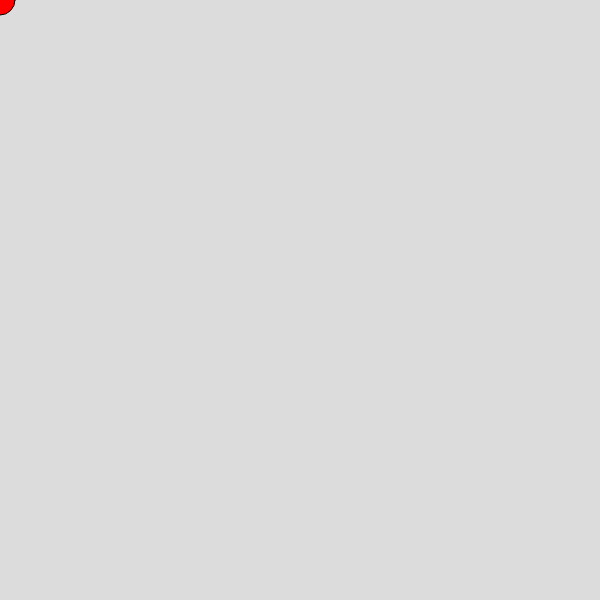
Frame 1 (no input)
Frame 60 (no input): identical to frame 1, image omitted
Frame 120 (the mouse pressed at the canvas centre since frame 60): identical to frame 1, image omitted

The p5.js sketch that drew this single still picture (run headless with seeded random() and noise() and a simulated clock; from frame 60 on, the mouse is pressed at the canvas centre):

// p5.js sketch
// ── sketch.js
let x = 0;
let y = 0;



function setup() {
  createCanvas(600, 600);
}

function draw() {
  background(220);
 
  fill("red");
  circle(x, y, 30);

  if (keyIsDown(LEFT_ARROW)) {
    x -= 5;
    col = "blue";
  }
  if (keyIsDown(RIGHT_ARROW)) {
    x += 5;
    col = "yellow";
  }
  if (keyIsDown(UP_ARROW)) {
    y -= 5;
    col = "red";
  }
  if (keyIsDown(DOWN_ARROW)) {
    y += 5;
    col = "green";
  }


}
